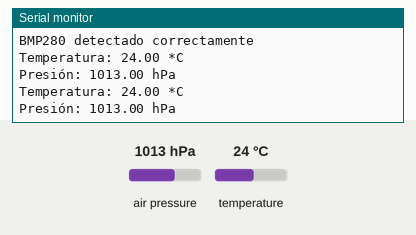
A sketch run on a simulated Arduino Uno, built with avr-gcc and run on an emulated ATmega328P. On the bench: the last lines printed to the serial monitor. The test bench sets the inputs (shaded band); at power-on: air pressure 1013 hPa, temperature 24 °C.

Above: at 10.8 s.
10.9 s: air pressure set to 952 hPa
At 20.7 s:
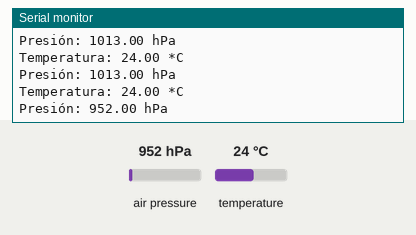
20.9 s: temperature set to 12 °C
At 30.7 s:
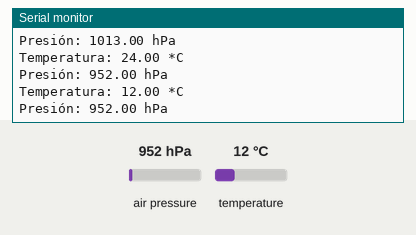
30.9 s: air pressure set to 975 hPa
At 41.4 s:
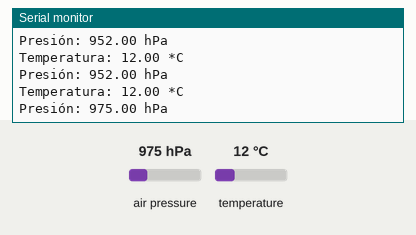
Timing chart, 0 to 42.9 s (numbered marks = the images above; inputs shaded):
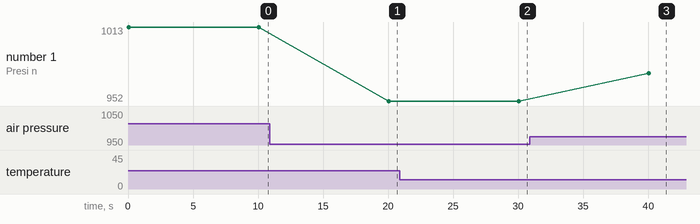

The sketch:

sensor_baro.ino
```cpp
#include <Wire.h>
#include <Adafruit_Sensor.h>
#include <Adafruit_BMP280.h>

Adafruit_BMP280 bmp;

void setup() {
  Serial.begin(9600);
  if (!bmp.begin(0x76)) {  // Cambio a 0x76 el escáner lo detectó ahí
    Serial.println("Error al detectar el sensor BMP280");
    while (1);
  }
  Serial.println("BMP280 detectado correctamente");
}

void loop() {
  Serial.print("Temperatura: ");
  Serial.print(bmp.readTemperature());
  Serial.println(" *C");

  Serial.print("Presión: ");
  Serial.print(bmp.readPressure() / 100.0F);
  Serial.println(" hPa");

  delay(10000);
}
```

Measured:
- after the input at 10.9 s, the serial monitor: prints a new line after 9.1 s (image 1)
- after the input at 20.9 s, the serial monitor: prints a new line after 9.1 s (image 2)
- after the input at 30.9 s, the serial monitor: prints a new line after 9.1 s (image 3)
- plotted number 1: 1013 → 952 after the input at 10.9 s, 952 → 975 after the input at 30.9 s
